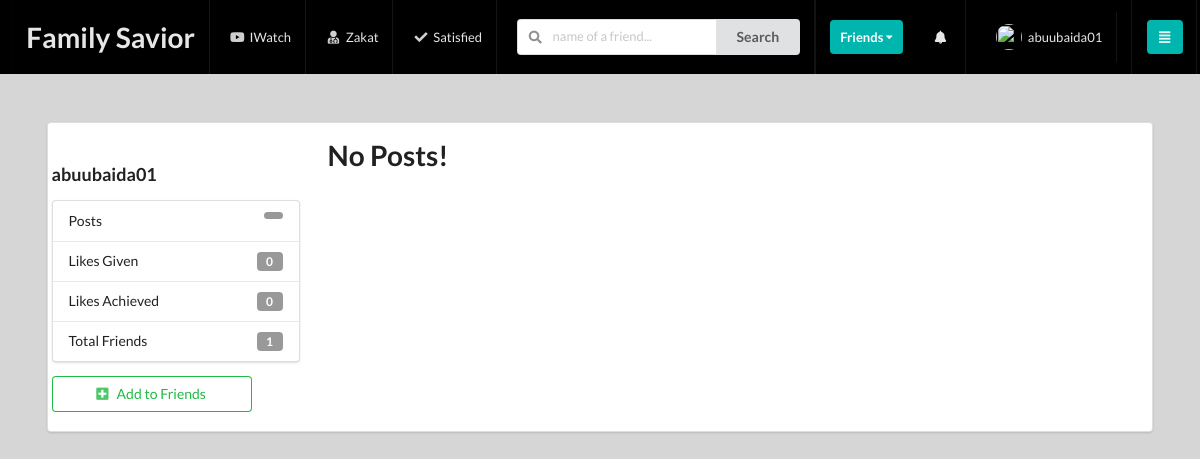
/profiles/abuubaida01/ (signed in), run on an earlier commit of the app's database.
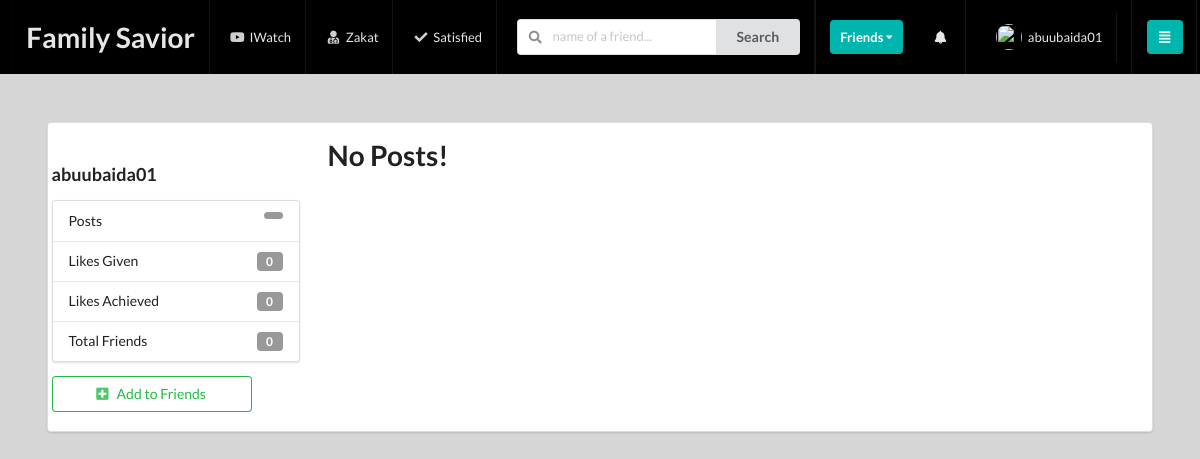
And on a later commit of the database.
### profiles/models.py (models this page shows, shortened)
class Profile(models.Model):
  first_name = models.CharField(max_length=100, blank=True)
  last_name = models.CharField(max_length=100, blank=True)
  user = models.OneToOneField(User, on_delete=models.CASCADE) #if user deleted then profile will be deleted
  post_no = models.IntegerField(default=1)
  bio = models.TextField(default="No bio yet", max_length = 100, blank=True)
  email = models.EmailField(max_length=100, blank=True)
  country = models.CharField(max_length=100, blank=True)
  avatar = models.ImageField(default='avatar.jpg', upload_to='avatars/')
  friends = models.ManyToManyField(User, related_name='friends', blank=True)
  slug = models.SlugField(unique=True, blank=True)
  updated = models.DateTimeField(auto_now=True)
  created = models.DateTimeField(auto_now_add=True)
  objects = ProfileManager() # this is the manager
  def get_friends_no(self):
    return self.friends.all().count()
  def get_all_authors_posts(self):
    return self.posts.all()  # type: ignore
  def get_likes_given_no(self):
    likes = self.like_set.all() # type: ignore
    total_liked = 0
    for item in likes:
      if item.value == 'Like':
          total_liked += 1
    return total_liked
  def get_likes_recieved_no(self):
    posts = self.posts.all() # type: ignore
    total_posts = 0
    for item in posts:
      total_posts+= item.likes.all().count()
    return total_posts
  __initial_first_name = None
  __initial_last_name = None
  def __init__(self, *args, **kwargs):
    super().__init__(*args, **kwargs)
    self.__initial_first_name = self.first_name
    self.__initial_last_name = self.last_name

### profiles/views.py (the view)
# urls.py: path('<slug>/', login_required(ProfileDetailView.as_view()), name='profile-detail-view'),
class ProfileDetailView(DetailView):
  model = Profile
  template = 'profiles/detail.html'
  def get_object(self):
    slug = self.kwargs.get('slug')
    profile = Profile.objects.get(slug=slug)
    return profile # will return the profile object which we are currently looking at
  def get_context_data(self, **kwargs):
    context = super().get_context_data(**kwargs)
    user = User.objects.get(username__iexact=self.request.user)
    profile = Profile.objects.get(user=user)
    rel_r = Relationship.objects.filter(sender=profile)
    rel_s = Relationship.objects.filter(receiver=profile)
    rel_receiver = []
    rel_sender = []
    for item in rel_r:
        rel_receiver.append(item.receiver.user)
    for item in rel_s:
        rel_sender.append(item.sender.user)
    context["rel_receiver"] = rel_receiver
    context["rel_sender"] = rel_sender
    context['posts'] = self.get_object().get_all_authors_posts()
    context['len_posts'] = True if len(self.get_object().get_all_authors_posts())>0 else False
    return context

### profiles/context_processors.py (called while the page is built)
def profile_picture(request):
  if request.user.is_authenticated:
      user = request.user # for notifications
      profile_obj = Profile.objects.get(user=request.user) # for profile picture
      return {'profile_picture': profile_obj.avatar, 'user': user}
  return {}

def invitaions_received_no(request):
  if request.user.is_authenticated:
    profile_obj = Profile.objects.get(user=request.user)
    qs_count = Relationship.objects.invitations_received(profile_obj).count()
    return {'invitations_no': qs_count} # will use this key to access
  return {}

### profiles/models.py (called while the page is built)
  def invitations_received(self, receiver):
    qs = Relationship.objects.filter(receiver=receiver, status='send')
    return qs

### profiles/templates/profiles/profile_detail.html (shortened to what this page needs)
{% extends 'base.html' %}
{% block content %}
  <br>
  <div class="ui segment">
    <div class="ui grid">
      <div class="row">
        <div class="four wide column">
          <image src="{{object.avatar.url}}" alt="" class="ui medium rounded image">
          <h3>{{object.user}}</h3>
          <div class="ui vertical fluid menu">
            <div class="item">
              Posts
              <div class="ui label">{{object.get_posts_no}}</div>
            </div>
            <div class="item">
              Likes Given
              <div class="ui label">{{object.get_likes_given_no}}</div>
            </div>
            <div class="item">
              Likes Achieved
              <div class="ui label">{{object.get_likes_recieved_no}}</div>
            </div>
            <div class="item">
              Total Friends
              <div class="ui label">{{object.get_friends_no}}</div>
            </div>
          </div>
          {% if object.user not in rel_receiver and object.user not in rel_sender%}
            <form action="{% url 'profiles:send-invite' %}" method='POST'>
                <button type='submit' class='ui positive basic button mb-5 btn_size'><i class='plus square icon'></i>Add to Friends</button>
            </form>
            {% endif %}
        </div>
        <div class="twelve wide column">
          {% if len_posts %}
            {% for post in posts  %}
              <div class="segment ui fluid">
                {{post.content}}
              </div>
            {% endfor %}
          {% else %}
              <h1> No Posts!</h1>
          {% endif %}
        </div>
      </div>
    </div>
  </div>
{% endblock content %}

### templates/base.html (shortened to what this page needs)
{% load static %}
<!doctype html>
<html lang="en">
  <head>
    <link href="https://cdn.jsdelivr.net/npm/bootstrap@5.2.3/dist/css/bootstrap.min.css" rel="stylesheet">
    <link rel="stylesheet" type="text/css" href={% static 'css/style.css' %}>
    <link rel="stylesheet" type='text/css' href="https://cdnjs.cloudflare.com/ajax/libs/semantic-ui/2.2.14/semantic.min.css">
  </head>
  <header>
    {% include "main/navbar.html" %}
  </header>
  <body>
    <div class="ui container">
      {% block content %}
      {% endblock content %}
    </div>
  </body>
</html>

### templates/main/navbar.html (shortened to what this page needs)
{% url 'posts:main-post-view' as path_to_posts%}
{% url 'profiles:myprofile' as path_to_myprofile %}
{% url 'zakat_posts:main-post-view' as zakat_posts_home %}
{% url 'zakat_posts:satisfied' as satisfied %}
{% load static %}
{% load notifications_tags %}
<div class="ui inverted menu nav ">
    <div class="ui container fluid ">
    {% if request.user.is_authenticated %}
        <a href="{{zakat_posts_home}}" class="{% if request.path == path_to_posts %}active{% endif %} item">
            <h1>Family Savior</h1>
        </a>
    {% else %}
        <a href="#" class="item"><h1>Family Savior</h1></a>
    {% endif %}
    {% if request.user.is_authenticated %}
        <a href="{{path_to_posts}}" class="{% if request.path == path_to_posts %}active{% endif %} item">
            <i class="youtube icon"></i>IWatch
        </a>
    {% endif %}
    {% if request.user.is_authenticated %}
        <a href="{{zakat_posts_home}}" class="{% if request.path == zakat_posts_home %}active{% endif %} item">
            <i class=" user md icon"></i>
            Zakat
        </a>
    {% endif %}
    {% if request.user.is_authenticated %}
        <a href="{{satisfied}}" class="{% if request.path == satisfied %}active{% endif %} item">
            <i class="check icon"></i>Satisfied
        </a>
    {% endif %}
    {% if request.user.is_authenticated %}
        <div class="item">
            <form action="" method="GET">
                <div class="ui action left icon input">
                <input class="prompt" type="text" name='q' placeholder="name of a friend...">
                <button type='submit' class="ui button">Search</button>
                </div>
            </form>
        </div>
        <div class="item right floated">
            <div class="ui floating dropdown icon button teal"> Friends
                <i class="dropdown icon"></i>
            </div>
        </div>
        <div class="item" >
            <div class="ui inline dropdown scrolling">
                <i class="bell icon" ></i>
            </div>
        </div>
        <div class='item'>
            <a href="{{path_to_myprofile}}" class="{% if request.path == path_to_myprofile %}active{% endif %} item">
                <img src="{{profile_picture.url}}" class='ui avatar image'>&nbsp;{{request.user.username}}
            </a>
        </div>
        <div class="item">
        <div class="ui floating dropdown icon button teal">
            <i class="align justify icon"></i>
        </div>
        </div>
        {% endif %}
</div>
</div>

### static/css/style.css (style rules this page uses)
body { background-color: rgb(214, 214, 214) !important; }
.nav { border-radius: 0% !important; font-size: small !important; background-color: #000 !important; }
.mb-5 { margin-bottom: 5px !important; }
.btn_size { width: 200px !important; }
::placeholder { color: red; opacity: 1; }

What changed in the data, as far as the page shows it:
changed Profile "abuubaida01": get_friends_no "1" → "0"
